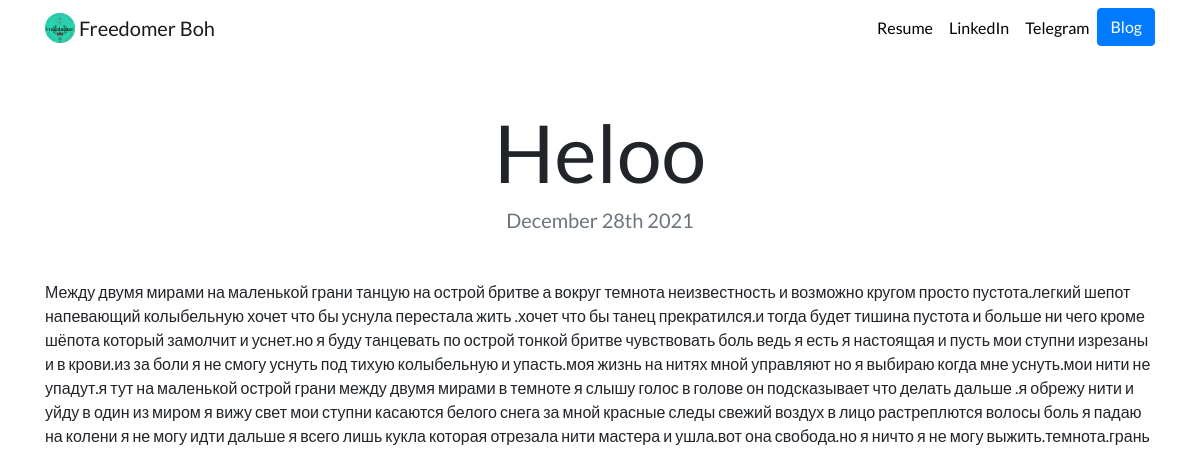
Page /blog/7/ on the committed database.
### blog/models.py (models this page shows, shortened)
class Blog(models.Model):
    title = models.CharField(max_length=200)
    description = models.TextField()
    date = models.DateField()

### blog/views.py (the view)
# urls.py: path('<int:blog_id>/', views.detail, name='detail'),
def  detail(request, blog_id):
    blog = get_object_or_404(Blog, pk=blog_id)
    return render(request, 'blog/detail.html', {'blog':blog})

### blog/templates/blog/detail.html
{% extends "portfolio/base.html" %}
{% load static %}
{% block content %}
<h1 class="text-center mt-5" id="blogdetailtitle">{{ blog.title }}</h1>
<h5 class="text-center text-muted mb-5">{{ blog.date|date:'F jS Y' }}</h5>
{{ blog.description|safe }}
{% endblock %}

### portfolio/static/portfolio/custom.css (style rules this page uses)
body { font-family: 'Lato', sans-serif; }
@media (min-width: 992px) { #blogdetailtitle { font-size: 5rem; } }

### rows in the picture
Blog: title "Heloo", date "December 28th 2021", description "Между двумя мирами на маленькой грани танцую на острой бритве а вокруг темнота неизвестность и возможно кругом просто пустота.легкий шепот напевающий колыбельную хочет что бы уснула перестала жить .хочет что бы танец прекратился.и тогда будет тишина пустота и больше ни чего кроме шёпота который замолчит и уснет.но я буду танцевать по острой тонкой бритве чувствовать боль ведь я есть я настоящая и пусть мои ступни изрезаны и в крови.из за боли я не смогу уснуть под тихую колыбельную и упасть.моя жизнь на нитях мной управляют но я выбираю когда мне уснуть.мои нити не упадут.я тут на маленькой острой грани между двумя мирами в темноте я слышу голос в голове он подсказывает что делать дальше .я…"
